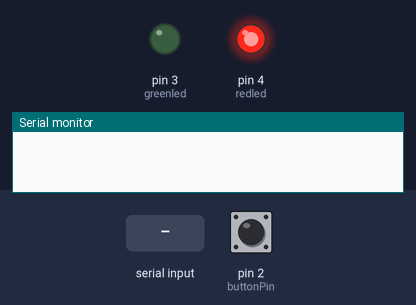
Simulated run of this sketch. Board: Arduino Uno, built with avr-gcc and run on an emulated ATmega328P. On the bench: output pins drawn as LEDs (lit = HIGH), the last lines printed to the serial monitor. Dashed ring = blinking. The inputs (shaded band) are chosen by the test bench; at power-on: pin 2 (buttonPin) HIGH.

Above: at 1.2 s.
1.3 s: "flickerLights\n" received over Serial
At 1.56 s:
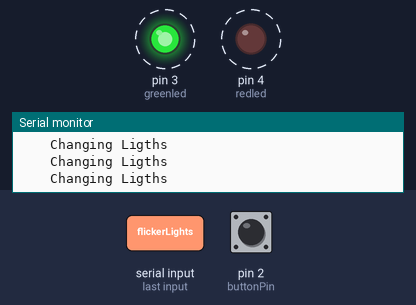
Timing chart, 0 to 10.3 s (numbered marks = the images above; inputs shaded):
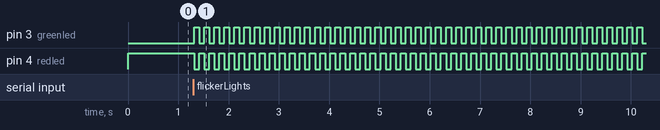

The sketch:

semaphore.ino
```cpp
#include "button_logic.h"
#include <stdio.h>
#include <time.h>

const int greenled = 3;
const int redled = 4;
const int buttonPin = 2;
int lyd = 1000;

int buttonState = 0;
int status1 = 0;
int status2 = 1;
int temp;
String input;

void setup() {
  // put your setup code here, to run once:
  pinMode(greenled, OUTPUT);
  pinMode(redled, OUTPUT);
  // initialize the pushbutton pin as an input:
  pinMode(buttonPin, INPUT);
  Serial.begin(9600);
}

void loop() {

  digitalWrite(greenled, status1);
  digitalWrite(redled, status2);
  // read data only when you receive data:
  if (Serial.available() > 0) {
    input = Serial.readStringUntil('\n');
    if (input == "changeLights") changeLights();
    if (input == "flickerLights") flickerLights();
  }
  else {
      int b = checkButton();
      if (b == 1) {
        Serial.write("changeLights");
      }
      if (b == 2) {
        Serial.write("flickerLights");
      }
      b = 0;
  }
}

//=================================================
// Change Lights
void changeLights() {
    Serial.write("    Changing Ligths");
    Serial.write("\n");
    temp = status1;
    status1 = status2;
    status2 = temp;
}

// Change Lights
void flickerLights() {
  for(int flicker = 0; flicker < 100; flicker++) {
    changeLights();
    digitalWrite(greenled, status1);
    digitalWrite(redled, status2);
    delay(100);
  }
}
```

button_logic.cpp
```cpp
#include "button_logic.h"

//=================================================
//  MULTI-CLICK:  One Button, Multiple Events

const int buttonPin = 2;

// Button timing variables
int debounce = 20;          // ms debounce period to prevent flickering when pressing or releasing the button
int DCgap = 250;            // max ms between clicks for a double click event
int holdTime = 1000;        // ms hold period: how long to wait for press+hold event
int longHoldTime = 3000;    // ms long hold period: how long to wait for press+hold event

// Button variables
boolean buttonVal = HIGH;   // value read from button
boolean buttonLast = HIGH;  // buffered value of the button's previous state
boolean DCwaiting = false;  // whether we're waiting for a double click (down)
boolean DConUp = false;     // whether to register a double click on next release, or whether to wait and click
boolean singleOK = true;    // whether it's OK to do a single click
long downTime = -1;         // time the button was pressed down
long upTime = -1;           // time the button was released
boolean ignoreUp = false;   // whether to ignore the button release because the click+hold was triggered
boolean waitForUp = false;        // when held, whether to wait for the up event
boolean holdEventPast = false;    // whether or not the hold event happened already
boolean longHoldEventPast = false;// whether or not the long hold event happened already

int checkButton() {
   int event = 0;
   buttonVal = digitalRead(buttonPin);
   // Button pressed down
   if (buttonVal == LOW && buttonLast == HIGH && (millis() - upTime) > debounce)
   {
       downTime = millis();
       ignoreUp = false;
       waitForUp = false;
       singleOK = true;
       holdEventPast = false;
       longHoldEventPast = false;
       if ((millis()-upTime) < DCgap && DConUp == false && DCwaiting == true)  DConUp = true;
       else  DConUp = false;
       DCwaiting = false;
   }
   // Button released
   else if (buttonVal == HIGH && buttonLast == LOW && (millis() - downTime) > debounce)
   {
       if (not ignoreUp)
       {
           upTime = millis();
           if (DConUp == false) DCwaiting = true;
           else
           {
               event = 2;
               Serial.write("Trigger double click");
               Serial.write("\n");
               DConUp = false;
               DCwaiting = false;
               singleOK = false;
           }
       }
   }
   // Test for normal click event: DCgap expired
   if ( buttonVal == HIGH && (millis()-upTime) >= DCgap && DCwaiting == true && DConUp == false && singleOK == true && event != 2)
   {
       event = 1;
       Serial.write("Trigger normal click");
       Serial.write("\n");
       DCwaiting = false;
   }
   // Test for hold
   if (buttonVal == LOW && (millis() - downTime) >= holdTime) {
       // Trigger "normal" hold
      //  if (not holdEventPast)
      //  {
      //      event = 3;
      //      Serial.write("Trigger normal hold");
      //      Serial.write("\n");
      //      waitForUp = true;
      //      ignoreUp = true;
      //      DConUp = false;
      //      DCwaiting = false;
      //      //downTime = millis();
      //      holdEventPast = true;
      //  }
      //  // Trigger "long" hold
      //  if ((millis() - downTime) >= longHoldTime)
      //  {
      //      if (not longHoldEventPast)
      //      {
      //          event = 4;
      //          Serial.write("Trigger long hold");
      //          Serial.write("\n");
      //          longHoldEventPast = true;
      //      }
      //  }
   }
   buttonLast = buttonVal;
   return event;
}
```

button_logic.h
```cpp
#ifndef BUTTON_LOGIC_H
#define BUTTON_LOGIC_H
#include <Arduino.h>

int checkButton();

#endif
```

Measured:
- after the input at 1.3 s, pin 3 (greenled), pin 4 (redled): alternates HIGH for 0.10 s and LOW for 0.10 s, starting at once
